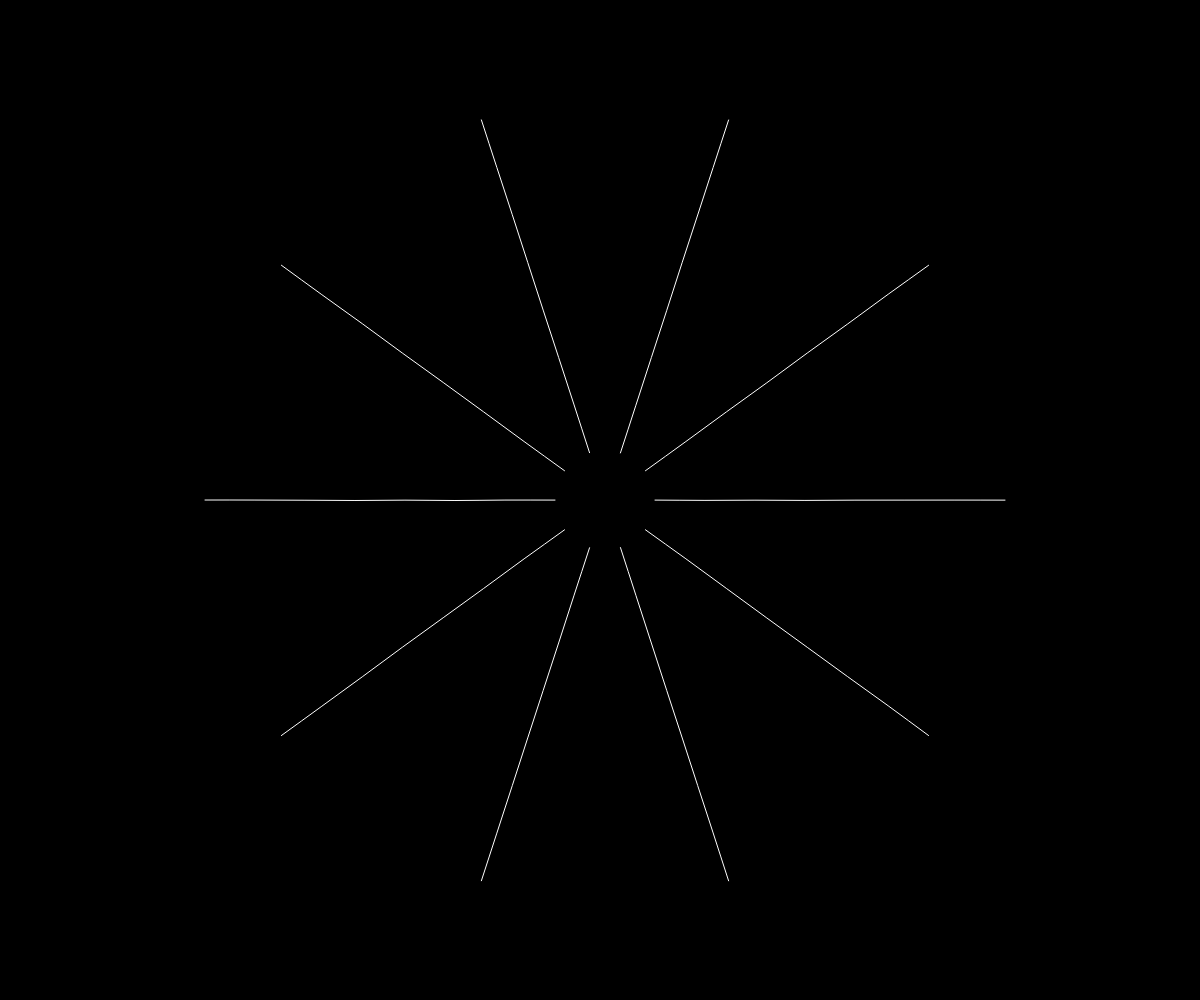
Frame 1 (no input)
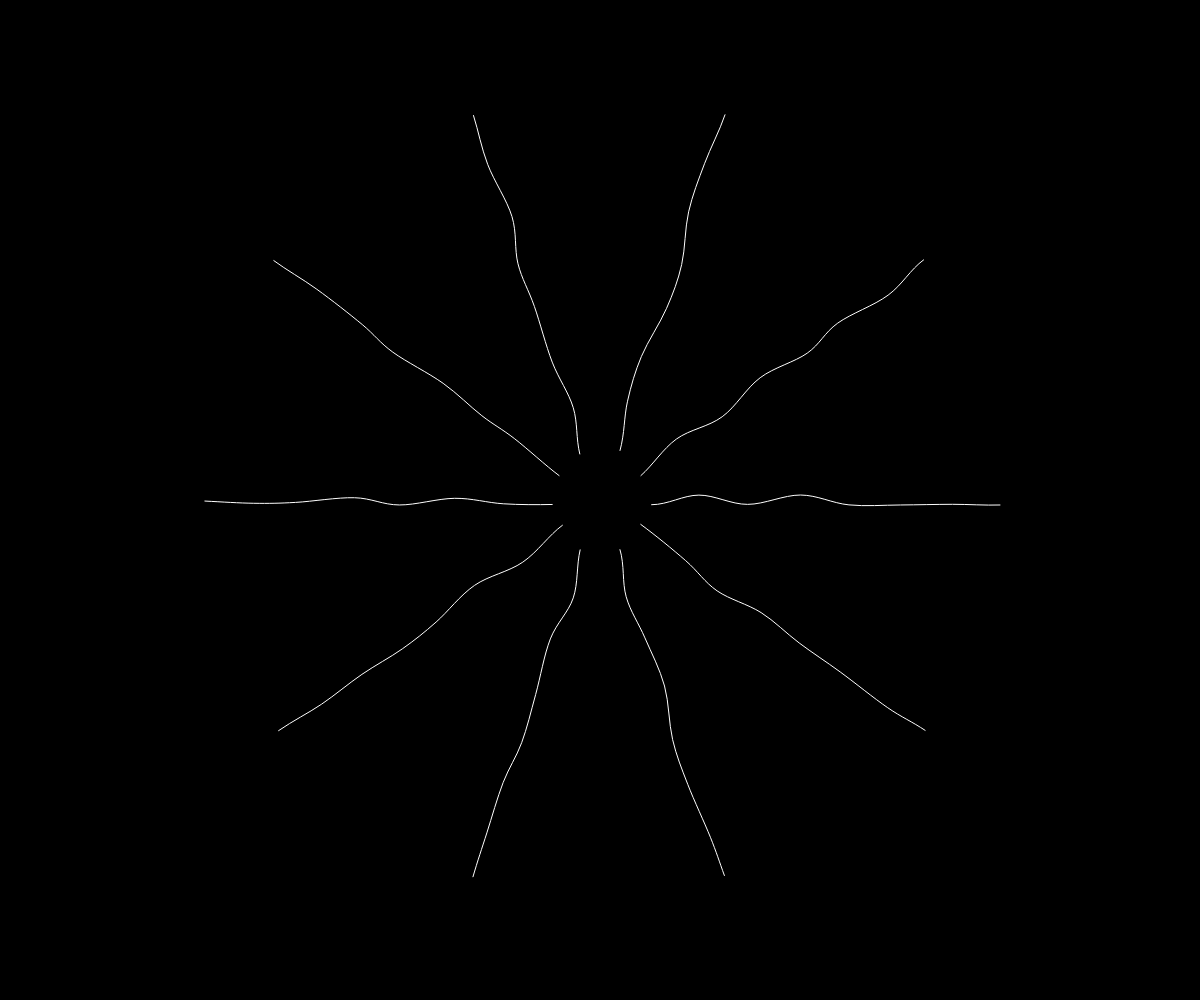
Frame 60 (no input)
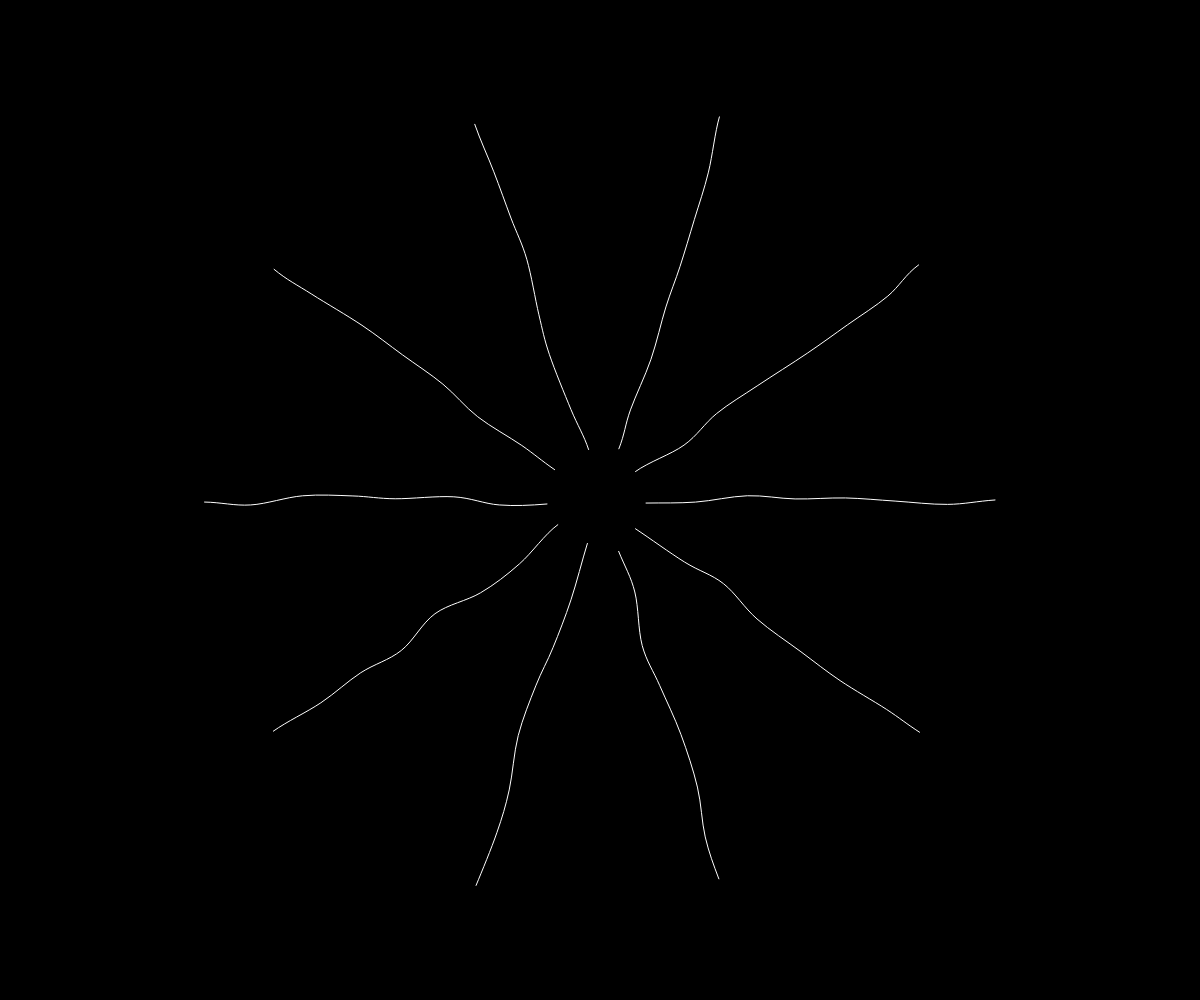
Frame 120 (the mouse pressed at the canvas centre since frame 60)

The p5.js sketch that drew these frames (run headless with seeded random() and noise() and a simulated clock; from frame 60 on, the mouse is pressed at the canvas centre):

// p5.js sketch
// ── sketch.js
/*----------------------------------------*\
  ESA-BXL-AN1 - sketch.js
  @author Evrard Vincent (vincent@ogre.be)
  @Date:   2018-12-07 09:18:06
  @Last Modified time: 2018-12-21 11:56:58
\*----------------------------------------*/


var curvyLines = [];
var nbLine = 10;
var motorPerLine = 10;

function setup(){
  createCanvas(windowWidth, windowHeight);

  var angle = TWO_PI / nbLine;

  for(var i = 0 ; i < nbLine ; i++){
    var moteurs = [];
    var a = i * angle;
    for(var d = 0 ; d < motorPerLine ; d++){
      var x = width /2 + d * cos(a) * 50;
      var y = height/2 + d * sin(a) * 50;
      moteurs.push(new Motor(x, y, 5));  
    }

    curvyLines[i] = new CurvyLine(moteurs);
  }
}

function draw(){
  background(0);
  for(var l of curvyLines){
    l.update();
    l.show();
  }
}

class CurvyLine{
  constructor(moteurs){
    this.moteurs = moteurs;
  }
  update(){
    for(var moteur of this.moteurs){
      moteur.update();
    }
  }
  show(){
    noFill();
    stroke(255);
    beginShape();
    for(var moteur of this.moteurs){
      //moteur.show();
      curveVertex(moteur.end.x, moteur.end.y);
    }
    endShape();
  }
}

class Motor{
  constructor(x, y, length){
    this.position = createVector(x, y);
    this.axe = createVector(length, 0);
    this.rSpeed = random(0.1) ; 
    //this.end = p5.Vector.add(this.position, this.axe);
  }
  update(){
    this.axe.rotate(this.rSpeed);
    this.end = p5.Vector.add(this.position, this.axe);
  }
  show(){
    stroke(255);
    line(
      this.position.x, 
      this.position.y,
      this.end.x,
      this.end.y
    );
  }
}
